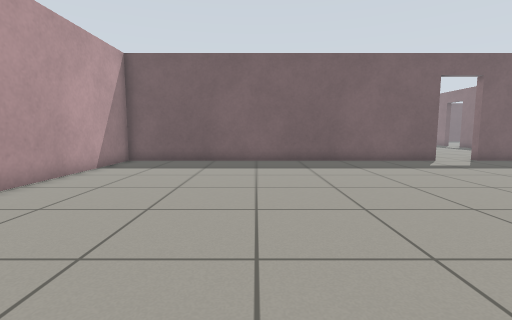
view 1 (above)

23 first-person views from a walk through a robot-simulator world made for Gazebo. The camera is 0.72 m above the floor, tilts 6° down and sees 85° across. The floor is counted in squares, 0.5 m on a side. Each view is taken from the middle of a square. On the plan, view 1 faces up. The plan holds only what a view shows up to about 14 squares ahead; the rest is blank. The place goes on beyond the plan.

view 2
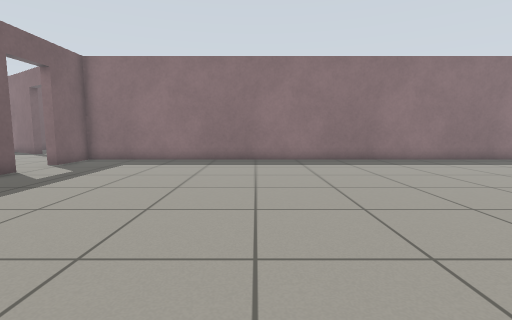

view 3
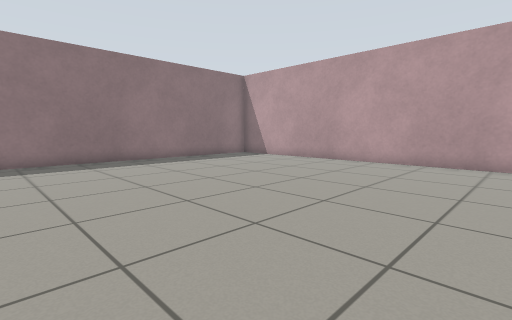

view 4
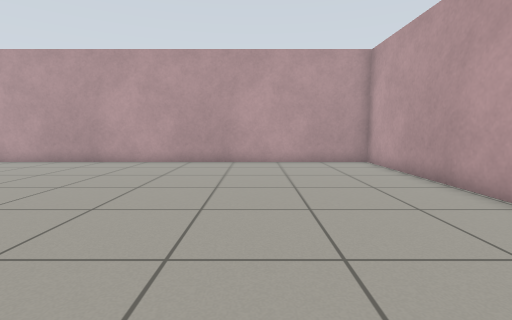

view 5
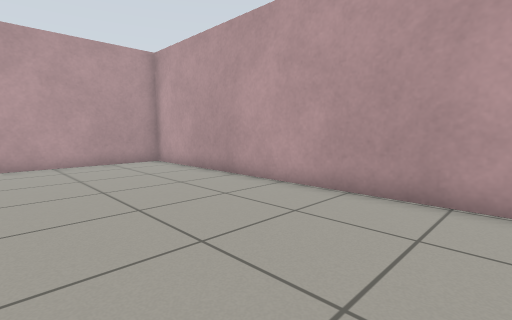

view 6
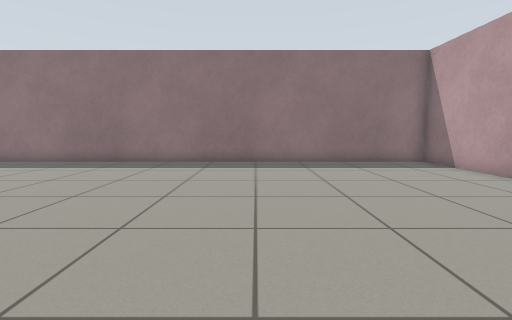

view 7
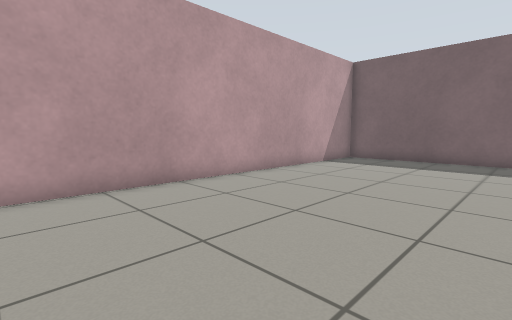

view 8
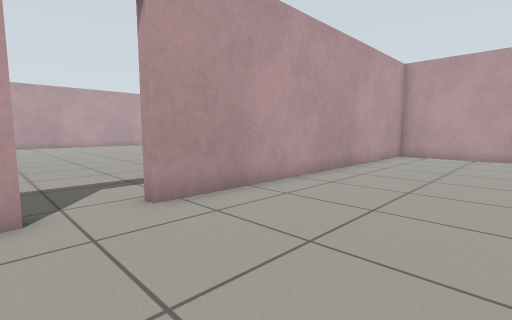

view 9
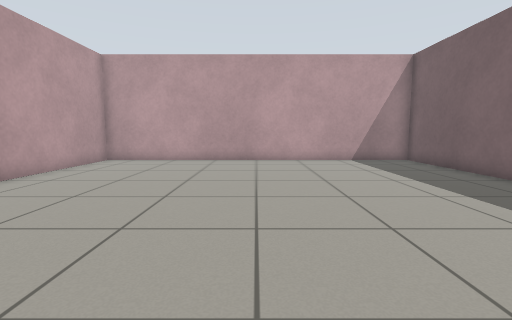

view 10
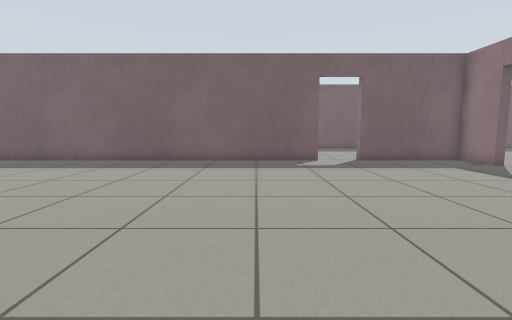

view 11
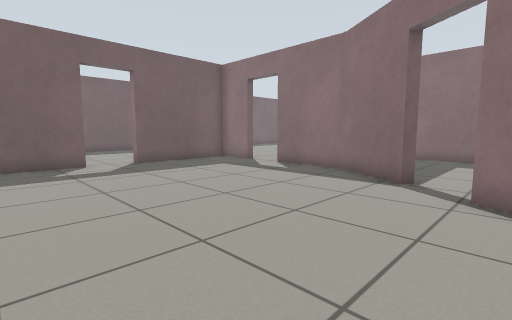

view 12
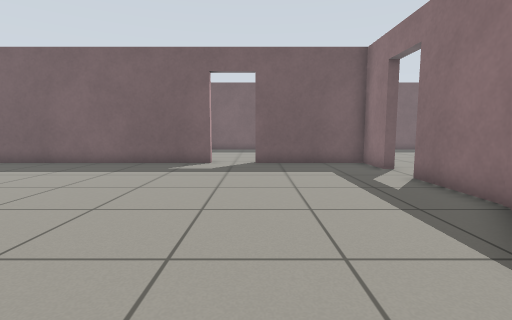

view 13
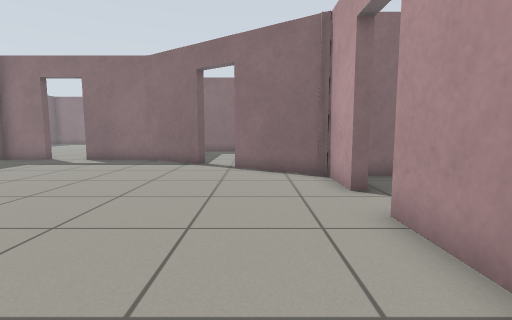

view 14
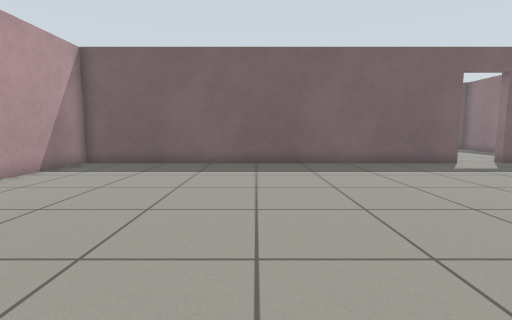

view 15
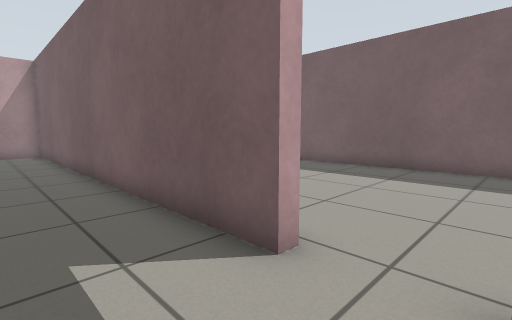

view 16
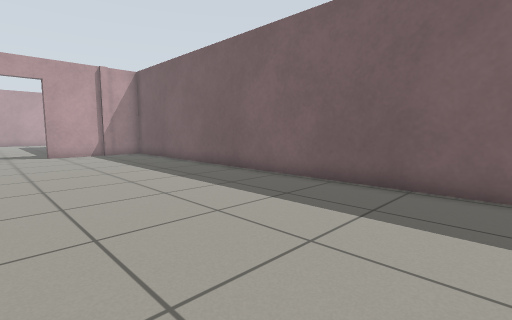

view 17
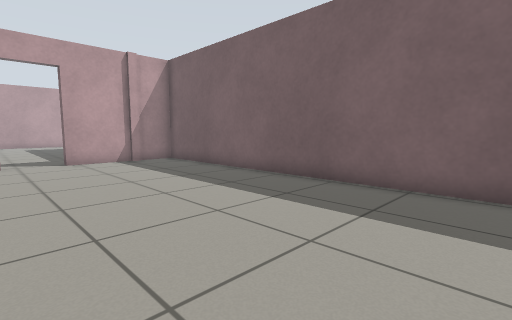

view 18
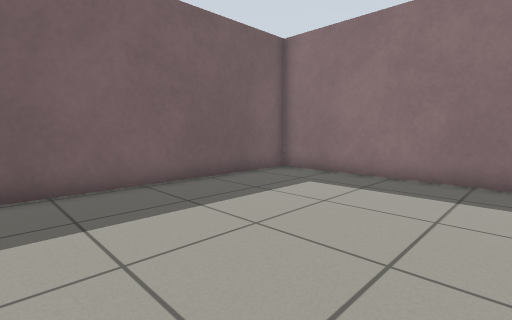

view 19
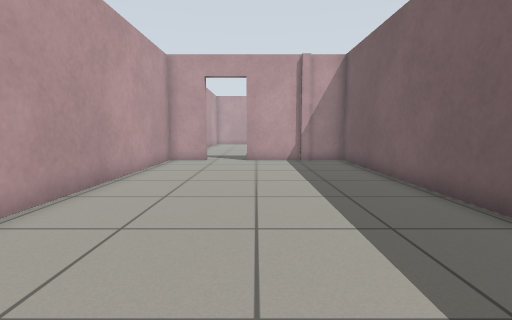

view 20
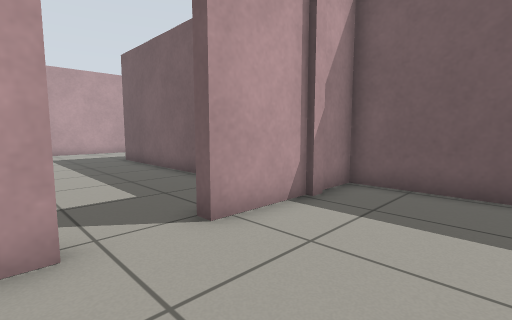

view 21
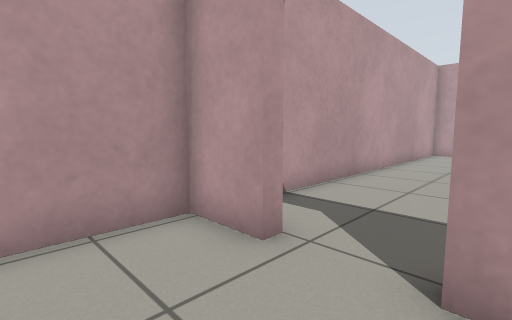

view 22
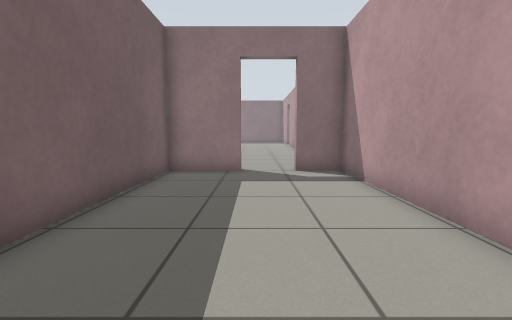

view 23
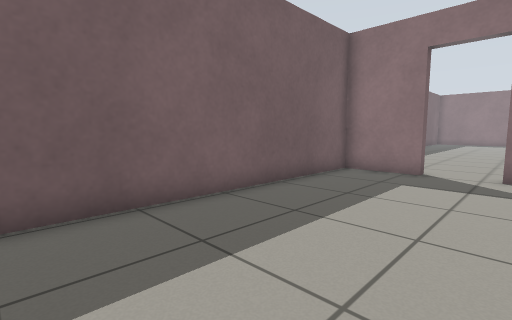

### Floor plan
Points are (right, up) in squares from view 1. A wall is a line through its corners. A room is listed if a view was taken in it or the views show most of it. See-through windows are left out.
Room 1 (views 1, 2, 3, 4, 5, 6, 7)
walls: (8.6, 13.3) (-6.1, 13.3) (-6.1, -8.7) (12.8, -8.7) (12.8, 13.3) (10.6, 13.3)
ways out: open door at (9.5, 13.5) to room 2
Room 2 (views 8, 9, 10, 11, 12, 13, 14, 15)
walls: (10.6, 13.7) (12.7, 13.7) (14.8, 16.8); (11, 28.4) (-5.6, 28.4) (-5.6, 13.7) (8.6, 13.7); (16.3, 18.2) (16, 18.5) (17.8, 21.2) (17.8, 24.5); (17.8, 26.4) (17.8, 28.4) (12.8, 28.4)
ways out: open door at (9.5, 13.5) to room 1; open door at (12, 29) to room 3; open door at (15, 17); open door at (16, 18); open door at (18, 25.5)
Room 3 (views 16, 17, 18, 19, 20, 21)
walls: (-5.4, 35.6) (-5.4, 35.1); (-5.6, 35.2) (-5.6, 32.6); (-5.6, 30.6) (-5.6, 28.8) (3.5, 28.8); (17.8, 30.2) (17.8, 37.2) (-5.6, 37.2) (-5.6, 35.5)
ways out: open door at (12, 29) to room 2; open door at (-6, 31.5) to room 4
Room 4 (views 22, 23)
walls: (-16.5, 28.8) (-6, 28.8) (-6, 30.6); (-6, 32.6) (-6, 35.2) (-16.2, 35.2)
ways out: open door at (-6, 31.5) to room 3

Positions as (right, up) in squares from view 1, and headings:
1: (0, 0), facing up
2: (-1, 5), facing right
3: (-1, 4), facing down-right
4: (-1, 4), facing down
5: (0, 4), facing down-left
6: (0, -1), facing right
7: (1, -1), facing up-left
8: (11, 19), facing down-left
9: (8, 21), facing left
10: (8, 15), facing up
11: (8, 16), facing up-right
12: (13, 16), facing up
13: (4, 16), facing right
14: (2, 16), facing up
15: (13, 26), facing up-left
16: (12, 30), facing up-left
17: (8, 30), facing up-left
18: (9, 30), facing up-right
19: (8, 33), facing left
20: (-2, 30), facing up-left
21: (-3, 33), facing down-left
22: (-16, 32), facing right
23: (-16, 30), facing up-right
